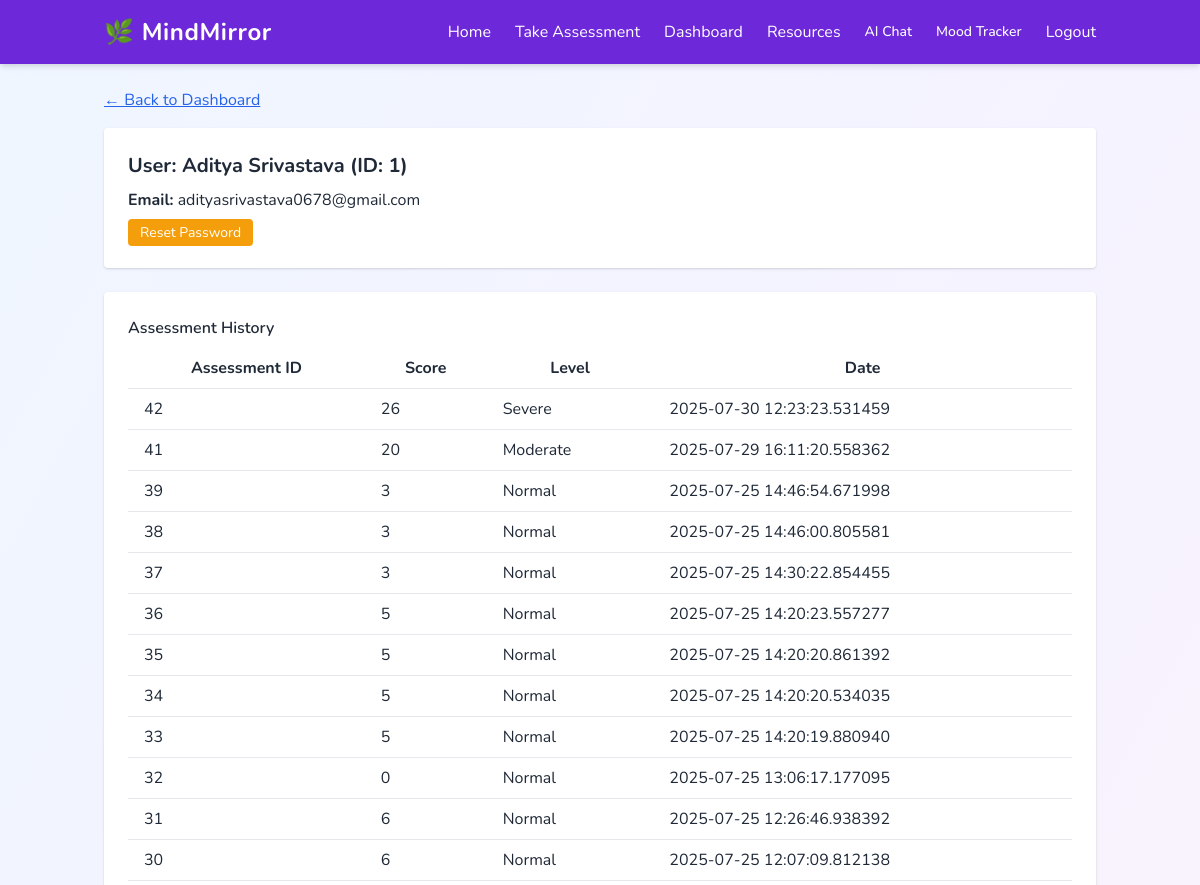
/admin/user/1 (signed in, upper part), run on an earlier commit of the app's database.
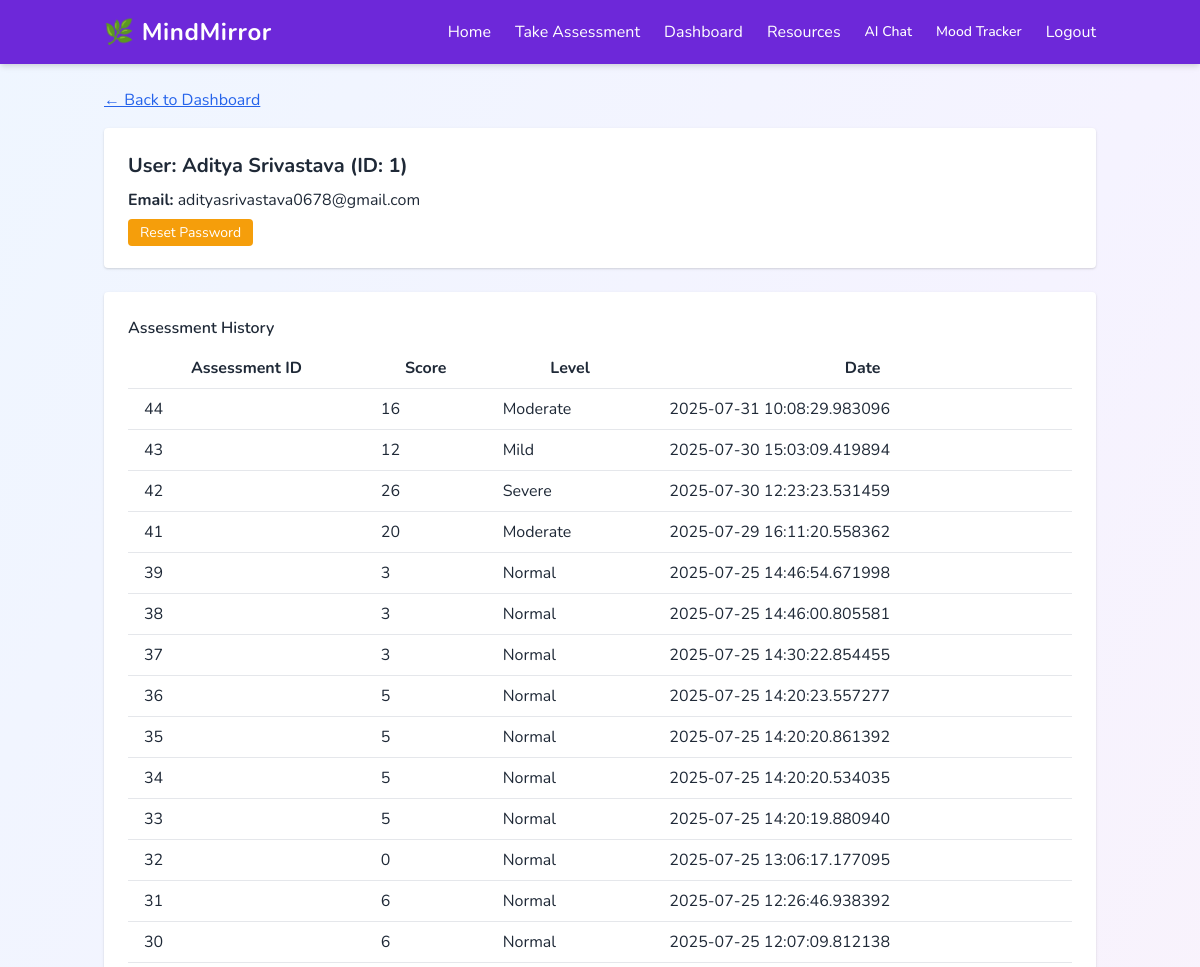
And on a later commit of the database.
### tables this page shows
CREATE TABLE assessments (
                id INTEGER PRIMARY KEY AUTOINCREMENT,
                user_id INTEGER,
                answers TEXT,
                score INTEGER,
                level TEXT,
                created_at TIMESTAMP
            , ai_analysis TEXT);

### admin_routes.py (the view)
@admin_bp.route('/user/<int:user_id>')
@admin_login_required
def user_detail(user_id):
    with sqlite3.connect('mindmirror.db') as conn:
        c = conn.cursor()
        c.execute("SELECT id, name, email FROM users WHERE id = ?", (user_id,))
        user = c.fetchone()
        c.execute("SELECT id, score, level, created_at FROM assessments WHERE user_id = ? ORDER BY created_at DESC", (user_id,))
        assessments = c.fetchall()
    return render_template('user_detail.html', user=user, assessments=assessments)

### admin_routes.py (called while the page is built)
def admin_login_required(f):
    from functools import wraps
    @wraps(f)
    def decorated_function(*args, **kwargs):
        if not session.get('admin'):
            return redirect(url_for('admin.admin_login'))
        return f(*args, **kwargs)
    return decorated_function

### templates/user_detail.html (shortened to what this page needs)
{% extends "base.html" %}
{% block content %}
<a href="{{ url_for('admin.admin_dashboard') }}" class="text-blue-600 underline mb-4 inline-block">&larr; Back to Dashboard</a>
<div class="bg-white p-6 rounded shadow mb-6">
    <h2 class="text-xl font-bold mb-2">User: {{ user[1] }} (ID: {{ user[0] }})</h2>
    <p class="mb-2"><strong>Email:</strong> {{ user[2] }}</p>
    <a href="{{ url_for('admin.reset_password', user_id=user[0]) }}" class="bg-yellow-500 text-white px-3 py-1 rounded hover:bg-yellow-600 text-sm">Reset Password</a>
</div>
<div class="bg-white p-6 rounded shadow">
    <h3 class="font-semibold mb-2">Assessment History</h3>
    <table class="min-w-full">
        <thead>
            <tr>
                <th class="py-2 px-4">Assessment ID</th>
                <th class="py-2 px-4">Score</th>
                <th class="py-2 px-4">Level</th>
                <th class="py-2 px-4">Date</th>
            </tr>
        </thead>
        <tbody>
            {% for a in assessments %}
            <tr class="border-t">
                <td class="py-2 px-4">{{ a[0] }}</td>
                <td class="py-2 px-4">{{ a[1] }}</td>
                <td class="py-2 px-4">{{ a[2] }}</td>
                <td class="py-2 px-4">{{ a[3] }}</td>
            </tr>
            {% else %}
            <tr>
                <td colspan="4" class="py-2 px-4 text-center">No assessments found.</td>
            </tr>
            {% endfor %}
        </tbody>
    </table>
</div>
{% endblock %}

What changed in the data, as far as the page shows it:
added assessments: id "44", score "16", level "Moderate", created_at "2025-07-31 10:08:29.983096"
added assessments: id "43", score "12", level "Mild", created_at "2025-07-30 15:03:09.419894"
